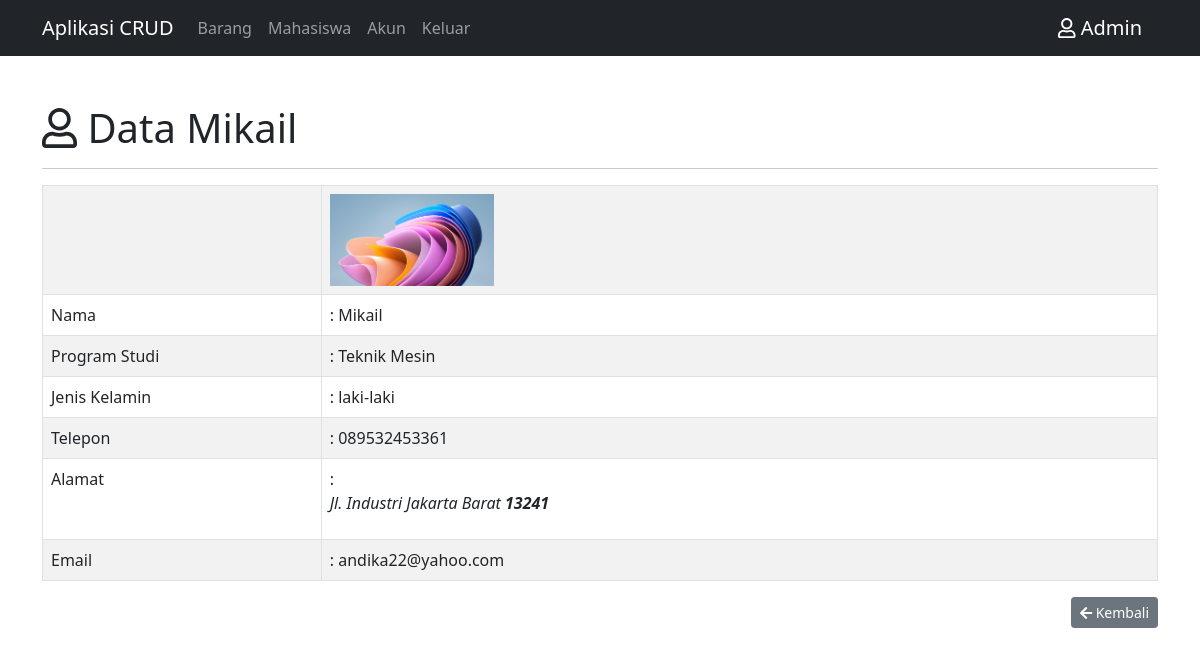
Screenshot of /detail-mahasiswa.php?id_mahasiswa=7 (signed in) with the database file from the repository.
### tables this page shows
CREATE TABLE `mahasiswa` (
  `id_mahasiswa` int(11) NOT NULL,
  `nama` varchar(100) NOT NULL,
  `prodi` varchar(50) NOT NULL,
  `jk` varchar(20) NOT NULL,
  `telepon` varchar(20) NOT NULL,
  `alamat` text NOT NULL,
  `email` varchar(30) NOT NULL,
  `foto` varchar(100) NOT NULL
);

### config/controller-mahasiswa.php (called while the page is built, shortened)
<?php
function select($query)
{
    global $db;
    $result = mysqli_query($db, $query);
    $rows = [];
    while ($row = mysqli_fetch_assoc($result)) {
        $rows[] = $row;
    }
    return $rows;
}

### detail-mahasiswa.php (the view, shortened to what this page needs)
<?php
include 'layout/header.php';
$id_mahasiswa = (int)$_GET['id_mahasiswa'];
$mahasiswa = select("SELECT * FROM mahasiswa WHERE id_mahasiswa = $id_mahasiswa")[0];
?>
<div class="container mt-5">
    <h1><i class="far fa-user"></i> Data <?= $mahasiswa['nama']; ?></h1>
    <hr>
    <table class="table table-bordered table-striped" mt-3>
        <tr>
            <td width="25%"></td>
            <td>
                <a href="assets/img/<?= $mahasiswa['foto'] ?>">
                    <img src="assets/img/<?= $mahasiswa['foto'] ?>" alt="foto" width="20%">
                </a>
            </td>
        </tr>
        <tr>
            <td>Nama</td>
            <td>: <?= $mahasiswa['nama']; ?></td>
        </tr>
        <tr>
            <td>Program Studi</td>
            <td>: <?= $mahasiswa['prodi']; ?></td>
        </tr>
        <tr>
            <td>Jenis Kelamin</td>
            <td>: <?= $mahasiswa['jk']; ?></td>
        </tr>
        <tr>
            <td>Telepon</td>
            <td>: <?= $mahasiswa['telepon']; ?></td>
        </tr>
        <tr>
            <td>Alamat</td>
            <td>: <?= $mahasiswa['alamat']; ?></td>
        </tr>
        <tr>
            <td>Email</td>
            <td>: <?= $mahasiswa['email']; ?></td>
        </tr>
    </table>
    <a href="mahasiswa.php" class="btn btn-secondary btn-sm" style="float: right;"> <i class="fas fa-arrow-left"></i> Kembali</a>
</div>
<?php
include 'layout/footer.php';

### rows the page displays
mahasiswa: nama "Mikail", foto (picture), prodi "Teknik Mesin", jk "laki-laki", telepon "089532453361", alamat "Jl. Industri Jakarta Barat 13241", email "andika22@yahoo.com"

### other values shown
$_SESSION['nama'] "Admin"
